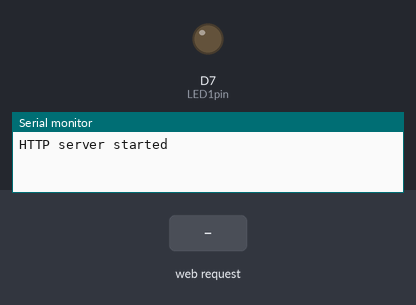
A sketch run on a simulated ESP8266 (NodeMCU). On the bench: output pins drawn as LEDs (lit = HIGH), the last lines printed to the serial monitor. Inputs (shaded band) come from the test bench.

Above: at 1.3 s.
1.4 s: HTTP request GET /led1on received
At 2.4 s:
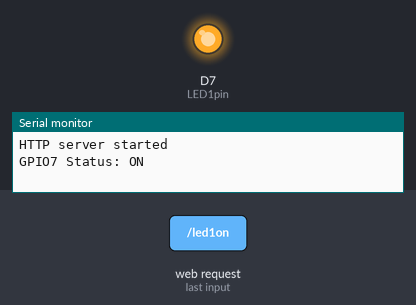
2.9 s: HTTP request GET / received
At 3.6 s:
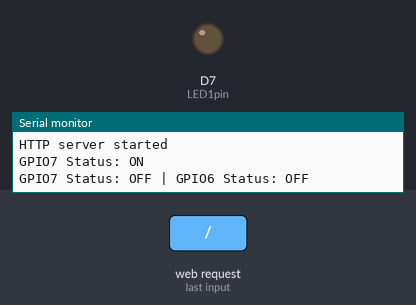
Timing chart, 0 to 5.9 s (numbered marks = the images above; inputs shaded):
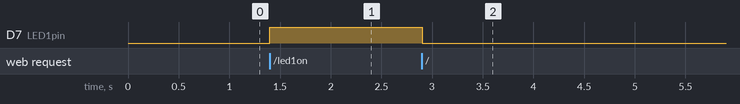

The sketch:

LiquidLevelMonitor-Embedded.ino
```cpp
#include <ESP8266WiFi.h>
#include <ESP8266WebServer.h>

/* Put your SSID & Password */
const char* ssid = "NodeMCU";  // Enter SSID here
const char* password = "12345678";  //Enter Password here

/* Put IP Address details */
IPAddress local_ip(192,168,1,1);
IPAddress gateway(192,168,1,1);
IPAddress subnet(255,255,255,0);

ESP8266WebServer server(80);

uint8_t LED1pin = D7;
bool LED1status = LOW;

const int trigP = 2;  //D4 Or GPIO-2 of nodemcu
const int echoP = 0;  //D3 Or GPIO-0 of nodemcu
int distance = 0;


void setup() {
  pinMode(trigP, OUTPUT);  // Sets the trigPin as an Output
  pinMode(echoP, INPUT);   // Sets the echoPin as an Input

  Serial.begin(9600);
  pinMode(LED1pin, OUTPUT);

  WiFi.softAP(ssid, password);
  WiFi.softAPConfig(local_ip, gateway, subnet);
  delay(100);

  server.on("/", handle_OnConnect);
  server.on("/led1on", handle_led1on);
  server.on("/led1off", handle_led1off);
  server.on("/getDistance", handle_getDistance);

  server.onNotFound(handle_NotFound);

  server.begin();
  Serial.println("HTTP server started");
}
void loop() {
  server.handleClient();
  if(LED1status)
  {digitalWrite(LED1pin, HIGH);}
  else
  {digitalWrite(LED1pin, LOW);}

}

void handle_OnConnect() {
  LED1status = LOW;
  Serial.println("GPIO7 Status: OFF | GPIO6 Status: OFF");
  server.send(200, "text/html", SendHTML(LED1status, distance));
}

void handle_led1on() {
  LED1status = HIGH;
  Serial.println("GPIO7 Status: ON");
  server.send(200, "text/html", SendHTML(true, distance));
}

void handle_led1off() {
  LED1status = LOW;
  Serial.println("GPIO7 Status: OFF");
  server.send(200, "text/html", SendHTML(false, distance));
}
void handle_getDistance()
{
  digitalWrite(trigP, LOW);   // Makes trigPin low
  delayMicroseconds(2);       // 2 micro second delay

  digitalWrite(trigP, HIGH);  // tigPin high
  delayMicroseconds(10);      // trigPin high for 10 micro seconds
  digitalWrite(trigP, LOW);   // trigPin low

  long duration = pulseIn(echoP, HIGH);   //Read echo pin, time in microseconds
  Serial.println(duration);
  distance= duration*0.034/2;        //Calculating actual/real distance

  Serial.print("Distance = ");        //Output distance on arduino serial monitor
  Serial.println(distance);

  //server.send(200, "text/html", SendHTML(LED1status, distance));
  String distanceStr = "";
  distanceStr = distanceStr + distance;
  Serial.println(distanceStr);
  server.send(200, "text/plain", distanceStr);
}

void handle_NotFound(){
  server.send(404, "text/plain", "Not found");
}

String SendHTML(uint8_t led1stat, int distance){
  String ptr = "<!DOCTYPE html> <html>\n";
  ptr +="<head><meta name=\"viewport\" content=\"width=device-width, initial-scale=1.0, user-scalable=no\">\n";
  ptr +="<title>LED Control</title>\n";
  ptr +="<style>html { font-family: Helvetica; display: inline-block; margin: 0px auto; text-align: center;}\n";
  ptr +="body{margin-top: 50px;} h1 {color: #444444;margin: 50px auto 30px;} h3 {color: #444444;margin-bottom: 50px;}\n";
  ptr +=".button {display: block;width: 80px;background-color: #1abc9c;border: none;color: white;padding: 13px 30px;text-decoration: none;font-size: 25px;margin: 0px auto 35px;cursor: pointer;border-radius: 4px;}\n";
  ptr +=".button-on {background-color: #1abc9c;}\n";
  ptr +=".button-on:active {background-color: #16a085;}\n";
  ptr +=".button-off {background-color: #34495e;}\n";
  ptr +=".button-off:active {background-color: #2c3e50;}\n";
  ptr +="p {font-size: 14px;color: #888;margin-bottom: 10px;}\n";
  ptr +="</style>\n";
  ptr +="</head>\n";
  ptr +="<body>\n";
  ptr +="<h1>ESP8266 Web Server</h1>\n";
  ptr +="<h3>Using Access Point(AP) Mode</h3>\n";

   if(led1stat)
  {ptr +="<p>LED1 Status: ON</p><a class=\"button button-off\" href=\"/led1off\">OFF</a>\n";}
  else
  {ptr +="<p>LED1 Status: OFF</p><a class=\"button button-on\" href=\"/led1on\">ON</a>\n";}

   ptr = ptr + "<p>Distance: " + distance + "</p><a class=\"button button-on\" href=\"/getDistance\">Get Distance</a>\n";

  ptr +="</body>\n";
  ptr +="</html>\n";
  return ptr;
}
```

Measured:
- after the input at 1.4 s, D7 (LED1pin): LOW → HIGH at once
- after the input at 2.9 s, D7 (LED1pin): HIGH → LOW at once
